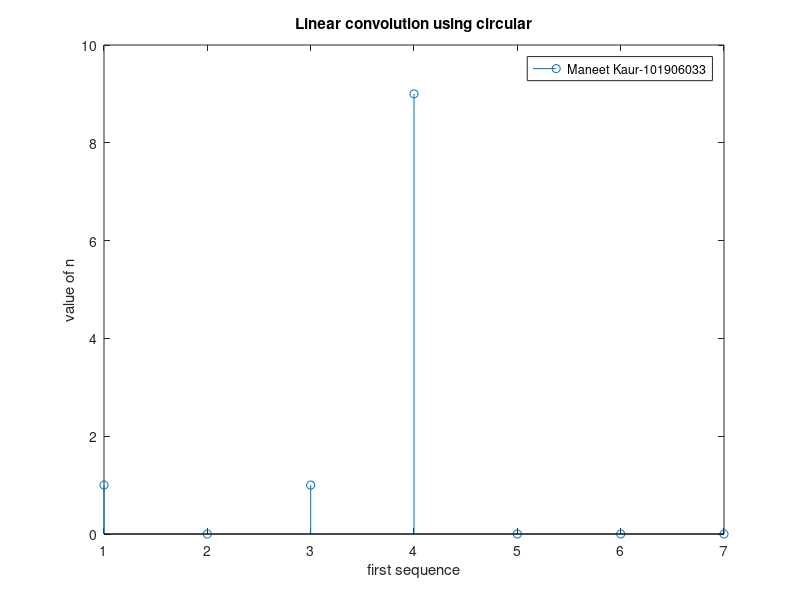

MATLAB code to generate this figure:
x=[1 0 1 9];
h=[6 0 3 3];
m=length(x);
n=length(h);
N=m+n-1;
x=[x,zeros(1,N-m)];
h=[h,zeros(1,N-m)];
for n=1:N
    y(1,n)=0;
for i=1:N
    j=n-i+1;
    if(j<=0)
        j=N+j;
    end
    y(1,n)=[y(1,n)+x(1,i)*h(1,j)];
end
end

stem(x);
xlabel('first sequence');
ylabel('value of n');
title('Linear convolution using circular');
legend('Maneet Kaur-101906033');